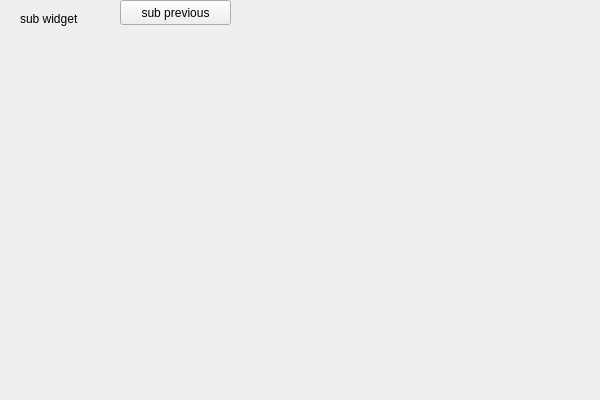
<?xml version="1.0" encoding="UTF-8"?>
<ui version="4.0">
 <class>Form_sub</class>
 <widget class="QWidget" name="Form_sub">
  <property name="geometry">
   <rect>
    <x>0</x>
    <y>0</y>
    <width>600</width>
    <height>400</height>
   </rect>
  </property>
  <property name="windowTitle">
   <string>Form</string>
  </property>
  <widget class="QPushButton" name="pushButton_2">
   <property name="geometry">
    <rect>
     <x>120</x>
     <y>0</y>
     <width>111</width>
     <height>25</height>
    </rect>
   </property>
   <property name="text">
    <string>sub previous</string>
   </property>
  </widget>
  <widget class="QLabel" name="label">
   <property name="geometry">
    <rect>
     <x>20</x>
     <y>10</y>
     <width>67</width>
     <height>17</height>
    </rect>
   </property>
   <property name="text">
    <string>sub widget</string>
   </property>
  </widget>
 </widget>
 <resources/>
 <connections/>
</ui>
